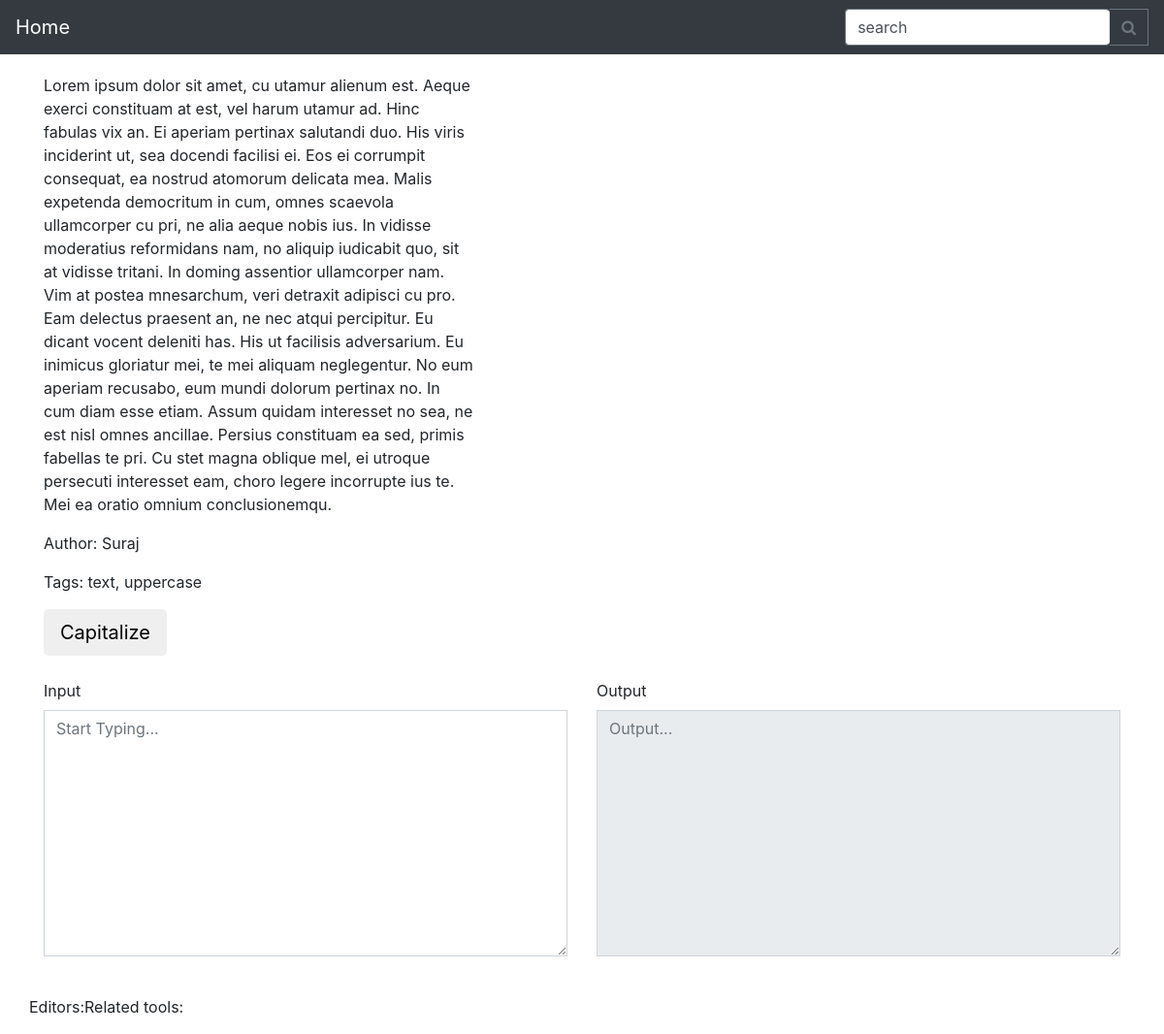
The app's page /t/Capitalize/ with its own data.
### mainapp/models.py (models this page shows, shortened)
class Tool(models.Model):
    name = models.CharField(max_length=30)
    url_endpoint = models.CharField(max_length=30,blank=True)
    meta_description = models.TextField(blank=True)
    meta_title = models.CharField(max_length=30,blank=True  )
    long_description = models.TextField(blank=True)
    short_description = models.TextField(blank=True)
    category = models.CharField(max_length=50,blank=True,default='Uncategorized')
    image = models.FileField(blank=True,null=True,upload_to='tools')
    author = models.ForeignKey(UserProfile, on_delete=models.CASCADE,related_name='author_tool_set')
    editors = models.ManyToManyField(UserProfile, related_name='editors_tool_set',blank=True)
    tags = models.ManyToManyField(Tag,blank=True)
    template_name = models.CharField(max_length=30,blank=False)
    related_tools = models.ManyToManyField("self", blank=True)
    created_at = models.DateTimeField(auto_now_add=True)
    updated_at = models.DateTimeField(auto_now=True)

class UserProfile(models.Model):
    user = models.OneToOneField(User, on_delete=models.CASCADE)
    name = models.CharField(max_length=30)
    discourse = models.URLField(null=True, blank=True)
    about = models.TextField()
    profilepic = models.FileField(blank=True,null=True,upload_to='profile_pic')
    github =  models.URLField(null=True, blank=True)
    website = models.URLField(null=True,blank=True )

class Tag(models.Model):
    tag = models.CharField(max_length=30)
    def __str__(self):
        return self.tag

### mainapp/views.py (the view)
# urls.py: url(r'^t/(?P<tool_name>[^/]+)/$',views.tool,name='tool'),
def tool(request,tool_name):
    tool = get_object_or_404(models.Tool,url_endpoint__iexact=tool_name)
    context={'tool':tool}
    print(tool.tags.all())
    return render(request,'tools/{0}'.format(tool.template_name),context)

### templates/tools/capitalize.html (shortened to what this page needs)
{% extends "base.html" %}
{% load staticfiles %}
{% block head %}
<link rel="stylesheet" type="text/css"  href="{% static 'css/style.css' %}">
{% endblock %}
{% block content %}
<div class="container">
<div class="row">
<div class="col-sm-5">
    <p class="left">
    {{tool.short_description}}
    </p>
</div>
</div>
<div class="row">
  <div class="col-sm-5">
    <p>
    Author: {{tool.author.name}}
  </p>
  Tags:  {% for tag in tool.tags.all %}
        {% if forloop.last %}
          {{tag}}
        {% else %}
          {{tag}},
        {% endif %}
    {% endfor %}
  </div>
</div>
<div class="row">
  <div class="col-sm-5 col-sm-offset-5">
    <button type="button" class="btn btn-flat btn-lg " onclick="capitalize()">Capitalize</button>
  </div>
</div>
<br>
<div class="row">
  <div class="col-sm-6">
      <div class="form-group">
          <label for="inputtextarea">Input</label>
          <textarea class="form-control rounded-0" id="inputtextarea" rows="10" placeholder="Start Typing..."></textarea>
      </div>
  </div>
  <div class="col-sm-6">
    <div class="form-group">
        <label for="outputtextarea">Output</label>
        <textarea class="form-control rounded-0" id="outputtextarea" rows="10" placeholder="Output..." disabled></textarea>
    </div>
  </div>
</div>
<br>
<div class="row">
  <p>Editors:
  </p>
<p>Related tools:
</p>
</div>
</div>
{% endblock %}

### records on screen
Tool: short_description "Lorem ipsum dolor sit amet, cu utamur alienum est. Aeque exerci constituam at est, vel harum utamur ad. Hinc fabulas vix an. Ei aperiam pertinax salutandi duo. His viris inciderint ut, sea docendi facilisi ei. Eos ei corrumpit consequat, ea nostrud atomorum delicata mea. Malis expetenda democritum in cum, omnes scaevola ullamcorper cu pri, ne alia aeque nobis ius. In vidisse moderatius reformidans nam, no aliquip iudicabit quo, sit at vidisse tritani. In doming assentior ullamcorper nam. Vim at postea mnesarchum, veri detraxit adipisci cu pro. Eam delectus praesent an, ne nec atqui percipitur. Eu dicant vocent deleniti has. His ut facilisis adversarium. Eu inimicus gloriatur mei, te mei…", author.name "Suraj"
Tag: tag "text"
Tag: tag "uppercase"
